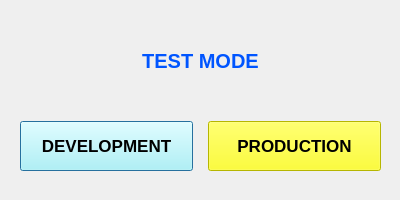
<?xml version="1.0" encoding="UTF-8"?>
<ui version="4.0">
 <class>Dialog</class>
 <widget class="QDialog" name="Dialog">
  <property name="windowModality">
   <enum>Qt::ApplicationModal</enum>
  </property>
  <property name="geometry">
   <rect>
    <x>0</x>
    <y>0</y>
    <width>400</width>
    <height>200</height>
   </rect>
  </property>
  <property name="windowTitle">
   <string>Sonique Mini LED Test</string>
  </property>
  <widget class="QWidget" name="verticalLayoutWidget">
   <property name="geometry">
    <rect>
     <x>0</x>
     <y>0</y>
     <width>401</width>
     <height>201</height>
    </rect>
   </property>
   <layout class="QVBoxLayout" name="verticalLayout" stretch="0,0">
    <property name="spacing">
     <number>0</number>
    </property>
    <property name="sizeConstraint">
     <enum>QLayout::SetDefaultConstraint</enum>
    </property>
    <property name="leftMargin">
     <number>20</number>
    </property>
    <property name="topMargin">
     <number>0</number>
    </property>
    <property name="rightMargin">
     <number>20</number>
    </property>
    <property name="bottomMargin">
     <number>30</number>
    </property>
    <item>
     <widget class="QLabel" name="label">
      <property name="sizePolicy">
       <sizepolicy hsizetype="Preferred" vsizetype="Minimum">
        <horstretch>0</horstretch>
        <verstretch>0</verstretch>
       </sizepolicy>
      </property>
      <property name="font">
       <font>
        <pointsize>15</pointsize>
        <bold>true</bold>
       </font>
      </property>
      <property name="styleSheet">
       <string notr="true">color: rgb(0, 85, 255);</string>
      </property>
      <property name="text">
       <string>TEST MODE</string>
      </property>
      <property name="alignment">
       <set>Qt::AlignCenter</set>
      </property>
     </widget>
    </item>
    <item>
     <layout class="QHBoxLayout" name="horizontalLayout">
      <property name="spacing">
       <number>15</number>
      </property>
      <item>
       <widget class="QPushButton" name="dev_button">
        <property name="maximumSize">
         <size>
          <width>16777215</width>
          <height>50</height>
         </size>
        </property>
        <property name="font">
         <font>
          <pointsize>13</pointsize>
          <bold>true</bold>
         </font>
        </property>
        <property name="styleSheet">
         <string notr="true">background-color: rgb(170, 255, 255);</string>
        </property>
        <property name="text">
         <string>DEVELOPMENT</string>
        </property>
       </widget>
      </item>
      <item>
       <widget class="QPushButton" name="prod_button">
        <property name="maximumSize">
         <size>
          <width>16777215</width>
          <height>50</height>
         </size>
        </property>
        <property name="font">
         <font>
          <pointsize>13</pointsize>
          <bold>true</bold>
         </font>
        </property>
        <property name="styleSheet">
         <string notr="true">background-color: rgb(255, 255, 0);</string>
        </property>
        <property name="text">
         <string>PRODUCTION</string>
        </property>
       </widget>
      </item>
     </layout>
    </item>
   </layout>
  </widget>
 </widget>
 <resources/>
 <connections/>
</ui>
